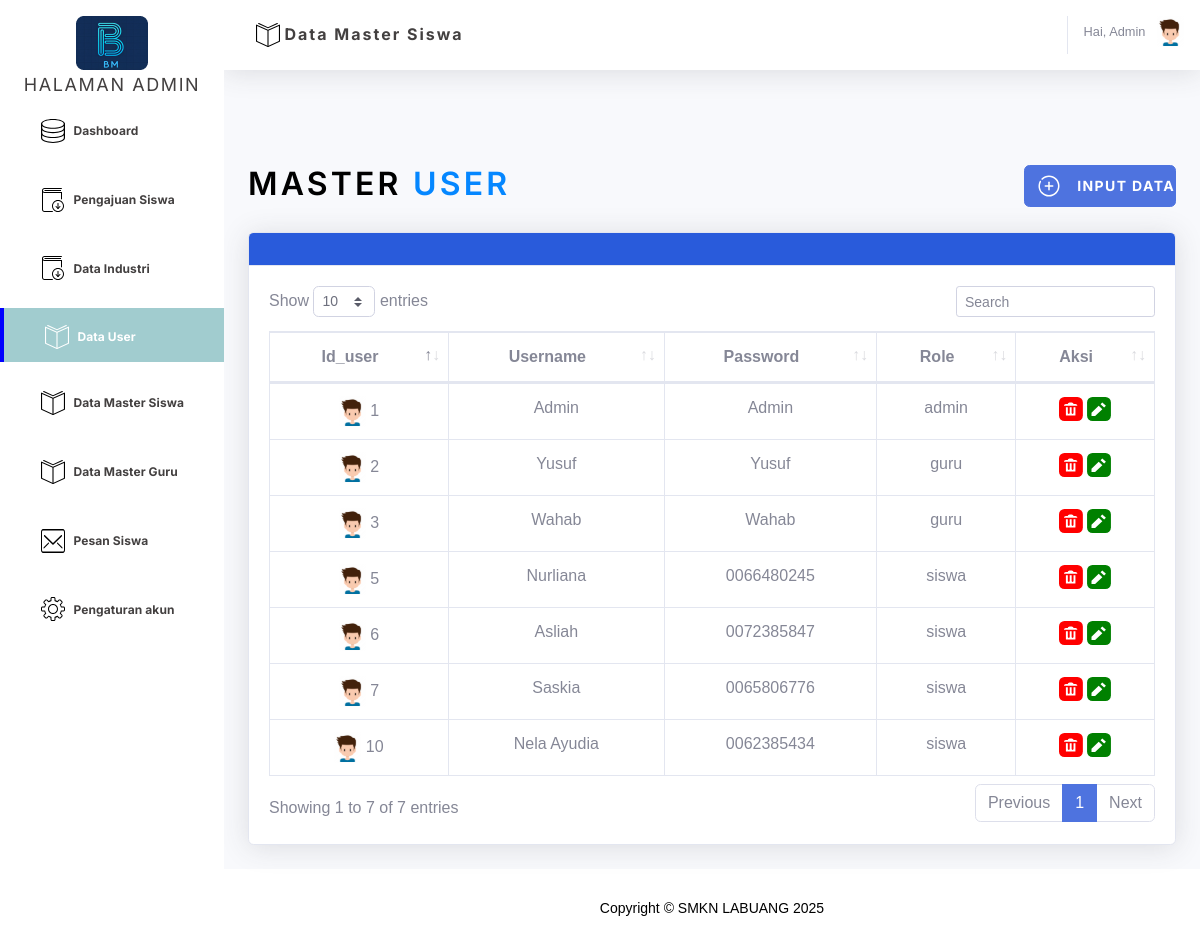
The page /halaman_admin/user.php (signed in) on the database its author committed.
### tables this page shows
CREATE TABLE `tb_users` (
  `id_users` int NOT NULL,
  `username` varchar(50) NOT NULL,
  `password` varchar(20) NOT NULL,
  `role` enum('siswa','guru','admin') NOT NULL,
  `Id_siswaa` int DEFAULT NULL,
  `kode_guru` varchar(5) DEFAULT NULL
);

### halaman_admin/user.php (the view, shortened to what this page needs)
<?php
    include 'koneksi.php';
    $query = "SELECT * FROM tb_users;";
    $sql = mysqli_query($conn, $query);
?>
<!DOCTYPE html>
<html lang="en">
<head>
    <link href="vendor/fontawesome-free/css/all.min.css" rel="stylesheet" type="text/css">
    <link href="css/user.css?v1" rel="stylesheet">
    <link href="vendor/datatables/dataTables.bootstrap4.min.css" rel="stylesheet">
</head>
<body id="page-top">
    <div id="wrapper">
        <ul class="navbar-nav bg-gradient-primary sidebar sidebar-dark accordion" id="accordionSidebar">
            <a class="sidebar-brand d-flex align-items-center justify-content-center" href="0index.php">
                <div class="sidebar-brand-icon rotate-n-" style="color: #000;">
                    <i href="0index.php"> <img src="img/Screenshot (7).png" alt=""></i>
                </div>
                <div class="sidebar-brand-text mx-1 mt-1" href="0index.php">HALAMAN ADMIN</div>
            </a>
            <li class="nav-item active">
            <li class="nav-item active">
                <a class="nav-link" href="dashboard.php" aria-label="Dashboard">
                    <span>Dashboard</span>
                </a>
            </li>
            <li class="nav-item">
                <a class="nav-link" href="pengajuansiswa.php"  href="pengajuansiswa.php">
                    <span>Pengajuan Siswa</span>
                </a>
            </li>
                <li class="nav-item">
                    <a class="nav-link collapsed" href="dataindustri.php">
                        <span>Data Industri</span>
                    </a>
                </li>
             <li class="nav-item">
                <a class="nav-link active" href="user.php">
                    <span>Data User</span>
                </a>
            </li>
            <li class="nav-item">
                <a class="nav-link" href="datamastersiswa.php">
                    <span>Data Master Siswa</span>
                </a>
            </li>
            <li class="nav-item">
                <a class="nav-link collapsed" href="datamasterguru.php">
                    <span>Data Master Guru</span>
            </a>
            </li>
            <li class="nav-item">
                <a class="nav-link" href="pesan.php">
                    <span>Pesan Siswa</span></a>
            </li>
            <li class="nav-item">
                <a class="nav-link" href="6Pengaturan.php">
                    <span>Pengaturan akun</span></a>
            </li>
            <div class="text-center d-none d-md-inline">
                <button class="rounded-circle border-0" id="sidebarToggle"></button>
            </div>
        </ul>
        <div id="content-wrapper" class="d-flex flex-column">
            <div id="content">
                <nav class="navbar navbar-expand navbar-light bg-white topbar mb-4 static-top shadow">
                    <form class="d-none d-sm-inline-block form-inline mr-auto ml-md-3 my-2 my-md-0 mw-100 navbar-search">
                        <div class="input-group">
                            <a class="nav-link1" href="4Data master siswa.html" aria-label="Dashboard">
                                <span>Data Master Siswa</span>
                            </a>
                        </div>
                    </form>
                    <ul class="navbar-nav ml-auto">
<li class="nav-item dropdown no-arrow">
<a class="nav-link1 dropdown-toggle" href="#" id="userDropdown" role="button"
        data-toggle="dropdown" aria-haspopup="true" aria-expanded="false">
        <span class="mr-2 d-none d-lg-inline text-gray-600 small">
      <?= "Hai, " . $_SESSION['username']; ?>
       </span>
                                <img class="img-profile"
                                    src="img/profil.svg">
                            </a>
                        </li>
                    </ul>
                </nav>
                <div class="container-fluid">
                    <div class="d-sm-flex align-items-center justify-content-between mb-4">
                        <h1 class="text">Master <span>User</span></h1>
                        <a href="inputuser.php" class="btn btn-primary btn-icon-split">
                            <span class="icon text-white-50">
                                <i >
                                </i>
                            </span>
                            <span class="text">INPUT DATA</span>
                        </a>
                    </div>
                    <div class="card shadow mb-4">
                        <div class="card-header py-3"style="background-color: #295BDB; color: white;">
                        </div>
                        <div class="card-body">
                            <div class="table-responsive">
                                <table class="table table-bordered" id="dataTable" width="100%" cellspacing="0">
                                    <thead>
                                        <tr>
                                            <th style="text-align: center;">Id_user</th>
                                            <th style="text-align: center;">Username</th>
                                            <th style="text-align: center;">Password</th>
                                            <th style="text-align: center;">Role</th>
                                            <th style="text-align: center;">Aksi</th>
                                        </tr>
                                    </thead>
                                    <tbody>
                                    <?php
                                        while($result = mysqli_fetch_assoc($sql)){
                                        ?>
                                        <tr>
                                            <td style="text-align: center;"><img src="/img/profil.svg" alt="">
                                            <?php
                                                echo $result['id_users'];
                                                ?>
                                            </td>
                                            <td style="text-align: center;">
                                            <?php
                                                echo $result['username'];
                                                ?>
                                            </td>
                                            <td style="text-align: center;">
                                            <?php
                                                echo $result['password'];
                                                ?>
                                            </td>
                                            <td style="text-align: center;">
                                            <?php
                                                echo $result['role'];
                                                ?>
                                            </td>
                                            <td style="text-align: center;">
                                                <a class="nav-link1" href="proses.php?move=<?php echo $result['id_users']; ?>" onclick="return confirm('Apakah anda yakin ingin menghapus?')">
                                                </a>
                                                <a class="nav-link1" href="Dashboard.html" aria-label="Dashboard">
                                                </a>
                                        </tr>
                                        <?php
                                        }
                                        ?>
                                    </tbody>
                                </table>
                            </div>
                        </div>
                    </div>
                </div>
            </div>
<?php include 'footer.php' ?>

### rows shown on the page
tb_users: id_users "1", username "Admin", password "Admin", role "admin"
tb_users: id_users "2", username "Yusuf", password "Yusuf", role "guru"
tb_users: id_users "3", username "Wahab", password "Wahab", role "guru"
tb_users: id_users "5", username "Nurliana", password "0066480245", role "siswa"
tb_users: id_users "6", username "Asliah", password "0072385847", role "siswa"
tb_users: id_users "7", username "Saskia", password "0065806776", role "siswa"
tb_users: id_users "10", username "Nela Ayudia", password "0062385434", role "siswa"

### other values the page prints
$_SESSION['username'] "Admin"
